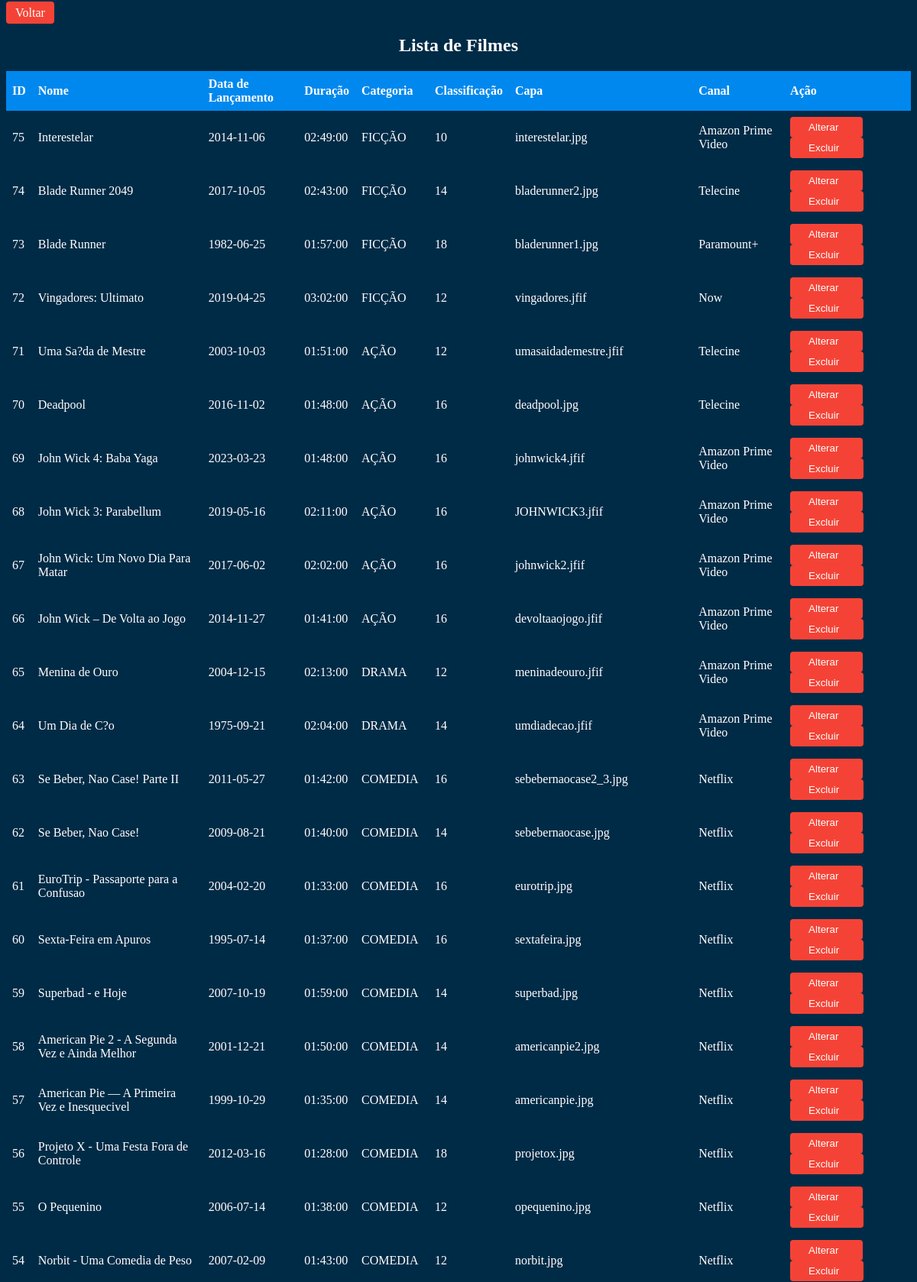
The app's page /view/dashboard/listafilmemod.php (signed in, upper part) with its own data.
### tables this page shows
CREATE TABLE IF NOT EXISTS `filme` (
  `id_filme` INT(11) NOT NULL AUTO_INCREMENT,
  `nome_filme` VARCHAR(80) NOT NULL,
  `dt_de_lancamento_filme` DATE NULL DEFAULT NULL,
  `duracao_filme` TIME NULL DEFAULT NULL,
  `sinopse_filme` VARCHAR(250) NOT NULL,
  `classificacao_filme` VARCHAR(50) NOT NULL,
  `capa_filme` VARCHAR(50) NOT NULL,
  `trailer_filme` VARCHAR(50) NULL DEFAULT NULL,
  `fk_id_categoria_filme` INT(11) NOT NULL,
  `fk_id_canal_filme` INT(11) NOT NULL,
  `fk_id_usuario` INT(11) NOT NULL,
  `fk_id_perfil` INT(11) NOT NULL,
  PRIMARY KEY (`id_filme`, `fk_id_categoria_filme`, `fk_id_canal_filme`, `fk_id_usuario`, `fk_id_perfil`),
  INDEX `fk_filme_categoria_filme1_idx` (`fk_id_categoria_filme` ASC),
  INDEX `fk_filme_canal_filme1_idx` (`fk_id_canal_filme` ASC),
  INDEX `fk_filme_usuario1_idx` (`fk_id_usuario` ASC),
  INDEX `fk_filme_perfil1_idx` (`fk_id_perfil` ASC),
  CONSTRAINT `fk_filme_canal_filme1`
    FOREIGN KEY (`fk_id_canal_filme`)
    REFERENCES `canal_filme` (`id_canal_filme`)
    ON DELETE NO ACTION
    ON UPDATE NO ACTION,
  CONSTRAINT `fk_filme_categoria_filme1`
    FOREIGN KEY (`fk_id_categoria_filme`)
    REFERENCES `categoria_filme` (`id_categoria_filme`)
    ON DELETE NO ACTION
    ON UPDATE NO ACTION,
  CONSTRAINT `fk_filme_usuario1`
    FOREIGN KEY (`fk_id_usuario`)
    REFERENCES `usuario` (`id_usuario`)
    ON DELETE NO ACTION
    ON UPDATE NO ACTION,
  CONSTRAINT `fk_filme_perfil1`
    FOREIGN KEY (`fk_id_perfil`)
    REFERENCES `perfil` (`id_perfil`)
    ON DELETE NO ACTION
    ON UPDATE NO ACTION);

CREATE TABLE IF NOT EXISTS `categoria_filme` (
  `id_categoria_filme` INT(11) NOT NULL AUTO_INCREMENT,
  `categoria_filme` VARCHAR(45) NOT NULL,
  PRIMARY KEY (`id_categoria_filme`));

CREATE TABLE IF NOT EXISTS `canal_filme` (
  `id_canal_filme` INT(11) NOT NULL AUTO_INCREMENT,
  `canal_filme` VARCHAR(45) NOT NULL,
  PRIMARY KEY (`id_canal_filme`));

### model/conexao.php (called while the page is built)
<?php
class Conexao{
    private static $conexao;
    public static function getInstance(){
        if(!isset(self::$conexao)){
            try{
                $options = array(
                    PDO::ATTR_PERSISTENT => true,
                    PDO::MYSQL_ATTR_INIT_COMMAND => 'SET NAMES UTF8;',
                    PDO::ATTR_ERRMODE => PDO::ERRMODE_EXCEPTION
                );
                self::$conexao = new PDO('mysql:host=localhost;dbname=cine_community','root','', $options);
                self::$conexao->setAttribute(PDO::ATTR_ERRMODE, PDO::ERRMODE_EXCEPTION);
            }catch(PDOException $exc){
                echo "Houve um erro ao se conectar com o Banco de Dados ".$exc->getMessage();
            }
        }
        return self::$conexao;
    }
}
?>

### model/dao/filmeDAO.php (called while the page is built, shortened)
<?php
require_once __DIR__ .'/../conexao.php';
class FilmeDAO{
    public $pdo;
    public function __construct()
    {
        $this->pdo = Conexao::getInstance();
    }
public function listarTodosFilme() {
    try{
        $sql = "SELECT f.*, u.nome_usu, c.categoria_filme, cn.canal_filme FROM filme f INNER JOIN usuario u ON f.fk_id_usuario = u.id_usuario INNER JOIN categoria_filme c
        ON f.fk_id_categoria_filme = c.id_categoria_filme INNER JOIN canal_filme cn
        ON f.fk_id_canal_filme = cn.id_canal_filme ORDER BY id_filme DESC ";
        $stmt = $this->pdo->prepare($sql);
        $stmt->execute();
        $filmes = array();
        if($stmt->rowCount() > 0){
            while ($filmeFetch = $stmt->fetch(PDO::FETCH_ASSOC)) {
                $FilmeDTO = new FilmeDTO();
                $filmes[] = $filmeFetch;
            } return $filmes;
        }else{
            echo '<p>Nenhum Filme adicionado ainda!</p>';
        }
        }catch(PDOException $exc){
        echo $exc->getMessage();
    }
}
}

### view/dashboard/listafilmemod.php (the view, shortened to what this page needs)
<!DOCTYPE html>
<html lang="pt-br">
<head>
    <link rel="stylesheet" href="../../css/stylelista.css">
</head>
<body>
<?php
   require_once '../../model/dao/filmeDAO.php';
   $FilmeDAO = new FilmeDAO();
   $filme = $FilmeDAO->listarTodosFilme();
?>
 <a href="../dashboard/painel_moderador.php">Voltar</a>
      <center> <h2>Lista de Filmes</h2></center>
    <table>
        <thead>
          <tr>
            <th>ID</th>
            <th>Nome</th>
            <th>Data de Lançamento</th>
            <th>Duração</th>
            <th>Categoria</th>
            <th>Classificação</th>
            <th>Capa</th>
            <th>Canal</th>
            <th>Ação</th>
          </tr>
        </thead>
        <tbody>
          <tr>
          <?php
              foreach($filme as $filmeFetch){
          ?>
          <tr>
            <td><?=$filmeFetch["id_filme"]?></td>
            <td><?=$filmeFetch["nome_filme"]?></td>
            <td><?=$filmeFetch["dt_de_lancamento_filme"] ?></td>
            <td><?=$filmeFetch["duracao_filme"]?></td>
            <td><?=$filmeFetch["categoria_filme"]?></td>
            <td><?=$filmeFetch["classificacao_filme"] ?></td>
            <td><?=$filmeFetch["capa_filme"]?></td>
            <td><?=$filmeFetch["canal_filme"]?></td>
            <td>
              <button class="editar"><a href="../alterar_filme.php?get_id=<?=$filmeFetch["id_filme"]?>"title="ALTERAR" class="editar"> Alterar<i class="bi bi-pencil"></i></a></button>
              <button class="excluir"><a href="../../control/excluir_filme.php?id_filme=<?=$filmeFetch["id_filme"]?>"title="EXCLUIR"><i class="fa fa-trash fa-lg"></i> Excluir</a></button>
            </td>
          </tr>
          <?php
            }
          ?>
</body>
</html>

### css/stylelista.css (style rules this page uses)
a { background-color: #f44336; color: white; text-decoration: none; padding: 6px 12px; margin-right: 8px; border: none; border-radius: 4px; cursor: pointer; }
table { border-collapse: collapse; width: 100%; }
th, td { text-align: left; padding: 8px; }
th { background-color: #08ef; }
tr:nth-child(even) { background-color: none; }
button { padding: 6px 12px; margin-right: 8px; border: none; border-radius: 4px; cursor: pointer; }
button.editar { background-color: #f44336; color: white; text-decoration: none; }
button.excluir { background-color: #f44336; color: white; }
body { background-color: #002b46; flex-wrap: wrap; color: white; }

### records on screen
filme: id_filme "75", nome_filme "Interestelar", dt_de_lancamento_filme "2014-11-06", duracao_filme "02:49:00", fk_id_categoria_filme.categoria_filme "FICÇÃO", classificacao_filme "10", capa_filme "interestelar.jpg", fk_id_canal_filme.canal_filme "Amazon Prime Video"
filme: id_filme "74", nome_filme "Blade Runner 2049", dt_de_lancamento_filme "2017-10-05", duracao_filme "02:43:00", fk_id_categoria_filme.categoria_filme "FICÇÃO", classificacao_filme "14", capa_filme "bladerunner2.jpg", fk_id_canal_filme.canal_filme "Telecine"
filme: id_filme "73", nome_filme "Blade Runner", dt_de_lancamento_filme "1982-06-25", duracao_filme "01:57:00", fk_id_categoria_filme.categoria_filme "FICÇÃO", classificacao_filme "18", capa_filme "bladerunner1.jpg", fk_id_canal_filme.canal_filme "Paramount+"
filme: id_filme "72", nome_filme "Vingadores: Ultimato", dt_de_lancamento_filme "2019-04-25", duracao_filme "03:02:00", fk_id_categoria_filme.categoria_filme "FICÇÃO", classificacao_filme "12", capa_filme "vingadores.jfif", fk_id_canal_filme.canal_filme "Now"
filme: id_filme "71", nome_filme "Uma Sa?da de Mestre", dt_de_lancamento_filme "2003-10-03", duracao_filme "01:51:00", fk_id_categoria_filme.categoria_filme "AÇÃO", classificacao_filme "12", capa_filme "umasaidademestre.jfif", fk_id_canal_filme.canal_filme "Telecine"
filme: id_filme "70", nome_filme "Deadpool", dt_de_lancamento_filme "2016-11-02", duracao_filme "01:48:00", fk_id_categoria_filme.categoria_filme "AÇÃO", classificacao_filme "16", capa_filme "deadpool.jpg", fk_id_canal_filme.canal_filme "Telecine"
filme: id_filme "69", nome_filme "John Wick 4: Baba Yaga", dt_de_lancamento_filme "2023-03-23", duracao_filme "01:48:00", fk_id_categoria_filme.categoria_filme "AÇÃO", classificacao_filme "16", capa_filme "johnwick4.jfif", fk_id_canal_filme.canal_filme "Amazon Prime Video"
filme: id_filme "68", nome_filme "John Wick 3: Parabellum", dt_de_lancamento_filme "2019-05-16", duracao_filme "02:11:00", fk_id_categoria_filme.categoria_filme "AÇÃO", classificacao_filme "16", capa_filme "JOHNWICK3.jfif", fk_id_canal_filme.canal_filme "Amazon Prime Video"
filme: id_filme "67", nome_filme "John Wick: Um Novo Dia Para Matar", dt_de_lancamento_filme "2017-06-02", duracao_filme "02:02:00", fk_id_categoria_filme.categoria_filme "AÇÃO", classificacao_filme "16", capa_filme "johnwick2.jfif", fk_id_canal_filme.canal_filme "Amazon Prime Video"
filme: id_filme "66", nome_filme "John Wick – De Volta ao Jogo", dt_de_lancamento_filme "2014-11-27", duracao_filme "01:41:00", fk_id_categoria_filme.categoria_filme "AÇÃO", classificacao_filme "16", capa_filme "devoltaaojogo.jfif", fk_id_canal_filme.canal_filme "Amazon Prime Video"
filme: id_filme "65", nome_filme "Menina de Ouro", dt_de_lancamento_filme "2004-12-15", duracao_filme "02:13:00", fk_id_categoria_filme.categoria_filme "DRAMA", classificacao_filme "12", capa_filme "meninadeouro.jfif", fk_id_canal_filme.canal_filme "Amazon Prime Video"
filme: id_filme "64", nome_filme "Um Dia de C?o", dt_de_lancamento_filme "1975-09-21", duracao_filme "02:04:00", fk_id_categoria_filme.categoria_filme "DRAMA", classificacao_filme "14", capa_filme "umdiadecao.jfif", fk_id_canal_filme.canal_filme "Amazon Prime Video"
filme: id_filme "63", nome_filme "Se Beber, Nao Case! Parte II", dt_de_lancamento_filme "2011-05-27", duracao_filme "01:42:00", fk_id_categoria_filme.categoria_filme "COMEDIA", classificacao_filme "16", capa_filme "sebebernaocase2_3.jpg", fk_id_canal_filme.canal_filme "Netflix"
filme: id_filme "62", nome_filme "Se Beber, Nao Case!", dt_de_lancamento_filme "2009-08-21", duracao_filme "01:40:00", fk_id_categoria_filme.categoria_filme "COMEDIA", classificacao_filme "14", capa_filme "sebebernaocase.jpg", fk_id_canal_filme.canal_filme "Netflix"
filme: id_filme "61", nome_filme "EuroTrip - Passaporte para a Confusao", dt_de_lancamento_filme "2004-02-20", duracao_filme "01:33:00", fk_id_categoria_filme.categoria_filme "COMEDIA", classificacao_filme "16", capa_filme "eurotrip.jpg", fk_id_canal_filme.canal_filme "Netflix"
filme: id_filme "60", nome_filme "Sexta-Feira em Apuros", dt_de_lancamento_filme "1995-07-14", duracao_filme "01:37:00", fk_id_categoria_filme.categoria_filme "COMEDIA", classificacao_filme "16", capa_filme "sextafeira.jpg", fk_id_canal_filme.canal_filme "Netflix"
filme: id_filme "59", nome_filme "Superbad - e Hoje", dt_de_lancamento_filme "2007-10-19", duracao_filme "01:59:00", fk_id_categoria_filme.categoria_filme "COMEDIA", classificacao_filme "14", capa_filme "superbad.jpg", fk_id_canal_filme.canal_filme "Netflix"
filme: id_filme "58", nome_filme "American Pie 2 - A Segunda Vez e Ainda Melhor", dt_de_lancamento_filme "2001-12-21", duracao_filme "01:50:00", fk_id_categoria_filme.categoria_filme "COMEDIA", classificacao_filme "14", capa_filme "americanpie2.jpg", fk_id_canal_filme.canal_filme "Netflix"
filme: id_filme "57", nome_filme "American Pie — A Primeira Vez e Inesquecivel", dt_de_lancamento_filme "1999-10-29", duracao_filme "01:35:00", fk_id_categoria_filme.categoria_filme "COMEDIA", classificacao_filme "14", capa_filme "americanpie.jpg", fk_id_canal_filme.canal_filme "Netflix"
filme: id_filme "56", nome_filme "Projeto X - Uma Festa Fora de Controle", dt_de_lancamento_filme "2012-03-16", duracao_filme "01:28:00", fk_id_categoria_filme.categoria_filme "COMEDIA", classificacao_filme "18", capa_filme "projetox.jpg", fk_id_canal_filme.canal_filme "Netflix"
filme: id_filme "55", nome_filme "O Pequenino", dt_de_lancamento_filme "2006-07-14", duracao_filme "01:38:00", fk_id_categoria_filme.categoria_filme "COMEDIA", classificacao_filme "12", capa_filme "opequenino.jpg", fk_id_canal_filme.canal_filme "Netflix"
filme: id_filme "54", nome_filme "Norbit - Uma Comedia de Peso", dt_de_lancamento_filme "2007-02-09", duracao_filme "01:43:00", fk_id_categoria_filme.categoria_filme "COMEDIA", classificacao_filme "12", capa_filme "norbit.jpg", fk_id_canal_filme.canal_filme "Netflix"
